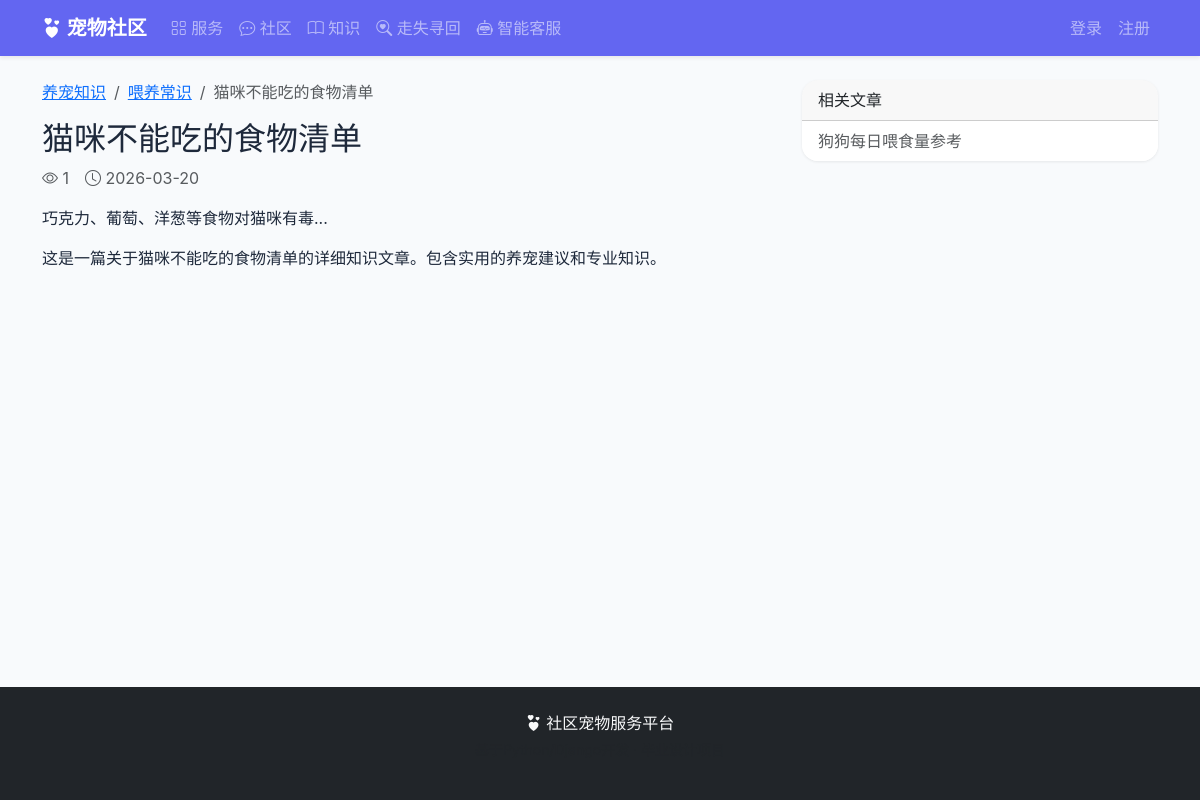
Page /knowledge/4/ on the committed database.
### knowledge/models.py (models this page shows, shortened)
class KnowledgeArticle(models.Model):
    category = models.ForeignKey(KnowledgeCategory, on_delete=models.CASCADE,
                                 related_name='articles', verbose_name='分类')
    title = models.CharField('标题', max_length=200)
    content = models.TextField('内容')
    summary = models.TextField('摘要', max_length=500, blank=True)
    image = models.ImageField('封面', upload_to='knowledge/', blank=True)
    view_count = models.IntegerField('浏览数', default=0)
    is_hot = models.BooleanField('热门', default=False)
    created_by = models.ForeignKey(settings.AUTH_USER_MODEL, on_delete=models.SET_NULL,
                                   null=True, related_name='knowledge_articles', verbose_name='作者')
    created_at = models.DateTimeField('创建时间', auto_now_add=True)
    updated_at = models.DateTimeField('更新时间', auto_now=True)
    class Meta:
        verbose_name = '知识文章'
        verbose_name_plural = '知识文章'
        ordering = ['-created_at']

class KnowledgeCategory(models.Model):
    name = models.CharField('分类名', max_length=50)
    icon = models.CharField('图标', max_length=50, default='bi-book')
    sort_order = models.IntegerField('排序', default=0)
    class Meta:
        verbose_name = '知识分类'
        verbose_name_plural = '知识分类'
        ordering = ['sort_order']

### knowledge/views.py (the view)
# urls.py: path('<int:pk>/', views.article_detail, name='article_detail'),
def article_detail(request, pk):
    article = get_object_or_404(KnowledgeArticle.objects.select_related('category'), pk=pk)
    article.view_count += 1
    article.save(update_fields=['view_count'])
    related = KnowledgeArticle.objects.filter(
        category=article.category
    ).exclude(pk=pk)[:5]
    user_liked = False
    user_favorited = False
    if request.user.is_authenticated:
        user_liked = KnowledgeLike.objects.filter(article=article, user=request.user).exists()
        user_favorited = KnowledgeFavorite.objects.filter(article=article, user=request.user).exists()
    return render(request, 'knowledge/article_detail.html', {
        'article': article,
        'related': related,
        'user_liked': user_liked,
        'user_favorited': user_favorited,
    })

### templates/knowledge/article_detail.html (shortened to what this page needs)
{% extends 'base.html' %}
{% block content %}
<div class="row">
    <div class="col-md-8">
        <nav aria-label="breadcrumb">
            <ol class="breadcrumb">
                <li class="breadcrumb-item"><a href="{% url 'knowledge:article_list' %}">养宠知识</a></li>
                <li class="breadcrumb-item"><a href="{% url 'knowledge:article_list' %}?category={{ article.category.id }}">{{ article.category.name }}</a></li>
                <li class="breadcrumb-item active">{{ article.title }}</li>
            </ol>
        </nav>
        <h2>{{ article.title }}</h2>
        <div class="text-muted mb-3 d-flex align-items-center gap-3">
            <span><i class="bi bi-eye"></i> {{ article.view_count }}</span>
            <span><i class="bi bi-clock"></i> {{ article.created_at|date:"Y-m-d" }}</span>
        </div>
        <div class="article-content">{{ article.content|linebreaks }}</div>
    </div>
    <div class="col-md-4">
        <div class="card">
            <div class="card-header">相关文章</div>
            <div class="list-group list-group-flush">
                {% for r in related %}
                <a href="{% url 'knowledge:article_detail' pk=r.pk %}" class="list-group-item list-group-item-action">{{ r.title }}</a>
                {% empty %}
                <div class="list-group-item text-muted">暂无</div>
                {% endfor %}
            </div>
        </div>
    </div>
</div>
{% endblock %}

### static/css/style.css (style rules this page uses)
:root { --primary: #6366f1; --primary-dark: #4f46e5; --secondary: #ec4899; --accent: #f59e0b; --bg-light: #faf5ff; }
body { font-family: -apple-system, BlinkMacSystemFont, "Segoe UI", "PingFang SC", "Hiragino Sans GB", "Microsoft YaHei", sans-serif; background-color: #f8fafc; color: #1e293b; min-height: 100vh; display: flex; flex-direction: column; }
.card { border: none; border-radius: 1rem; box-shadow: 0 1px 3px rgba(0,0,0,0.08); transition: transform 0.2s, box-shadow 0.2s; overflow: hidden; }

### rows in the picture
KnowledgeArticle: category.name "喂养常识", title "猫咪不能吃的食物清单", view_count "1", created_at "2026-03-20", content "巧克力、葡萄、洋葱等食物对猫咪有毒... 这是一篇关于猫咪不能吃的食物清单的详细知识文章。包含实用的养宠建议和专业知识。"
KnowledgeArticle: title "狗狗每日喂食量参考"
